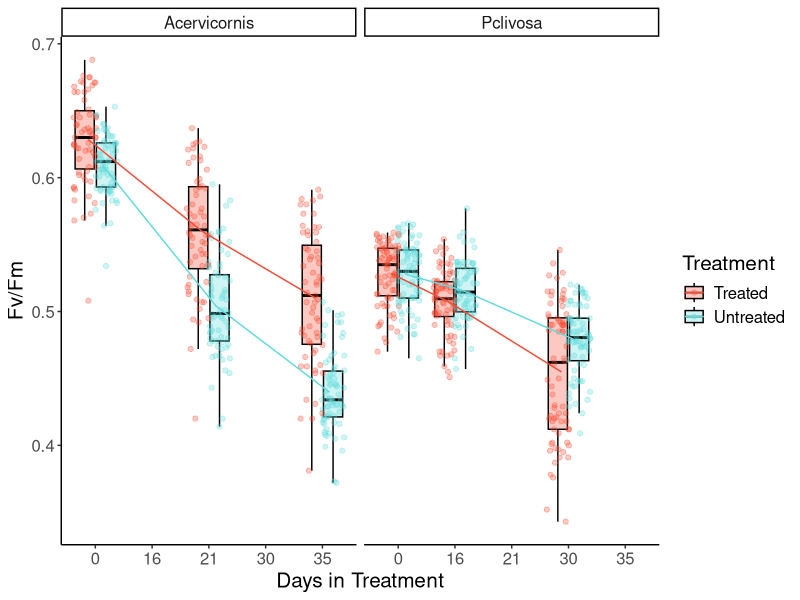
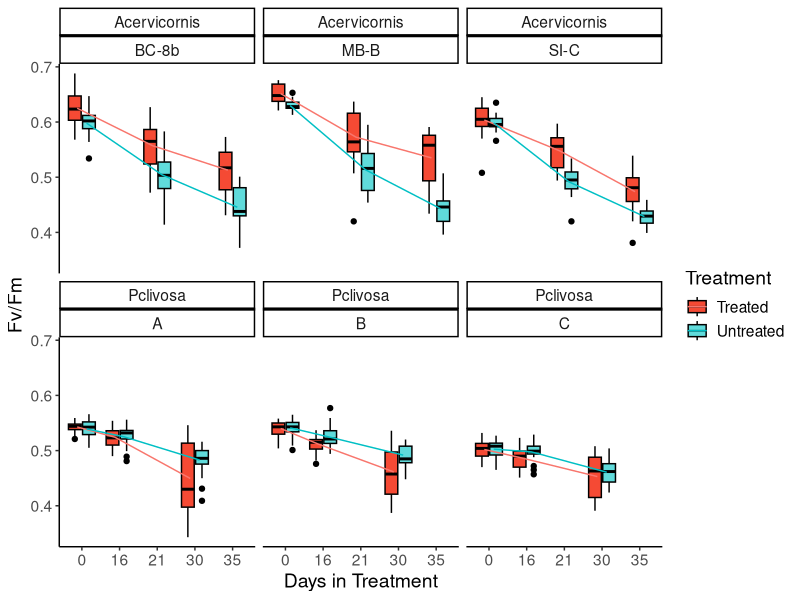
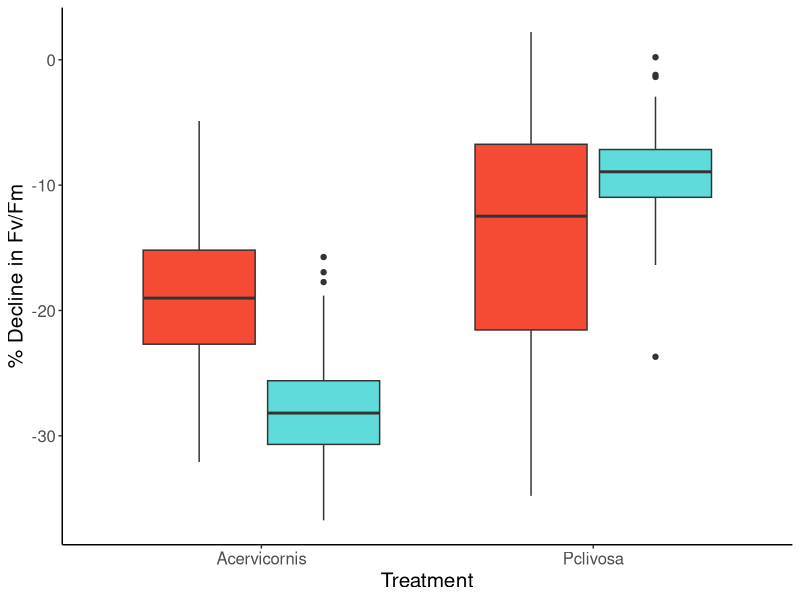
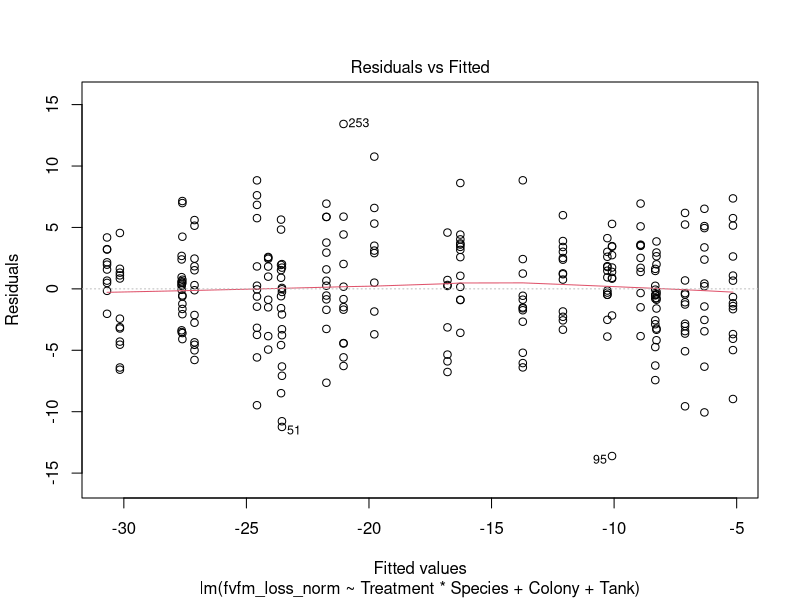
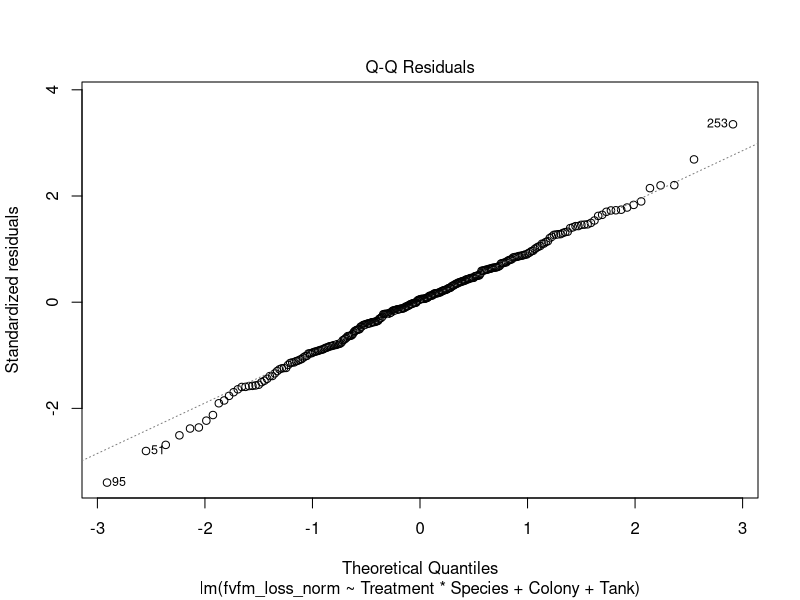
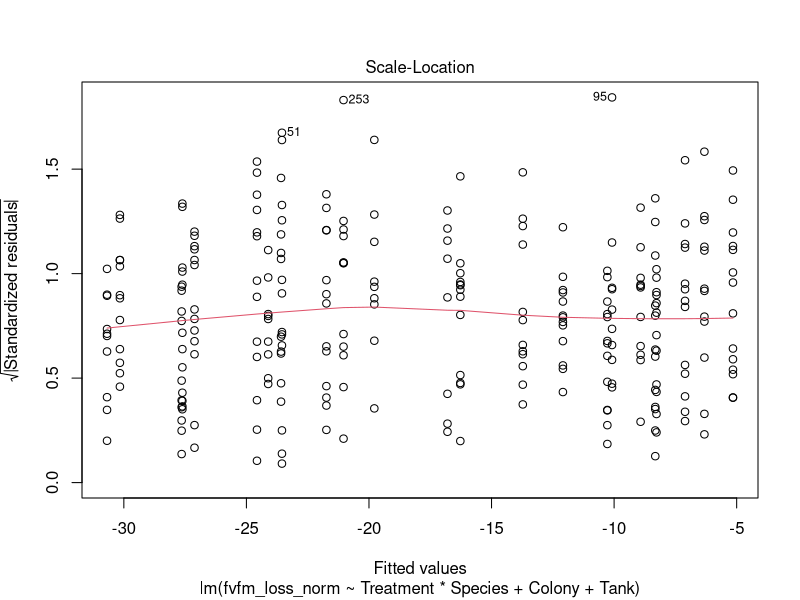
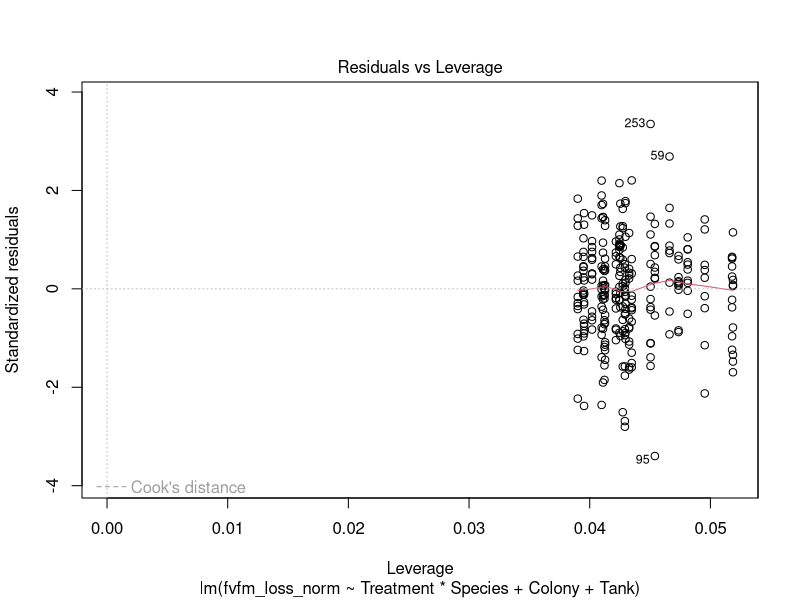
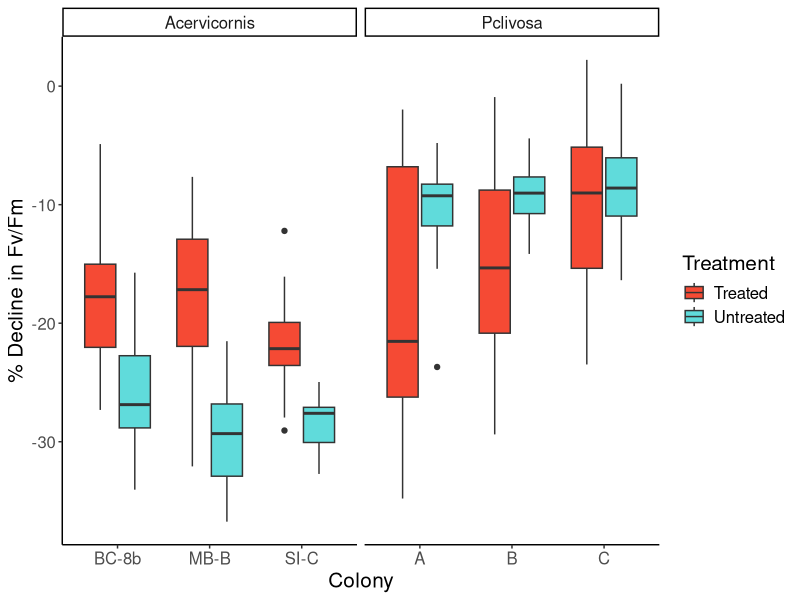

Write the R code that produced these figures, in order.
## ---- chunk 1
library(tidyverse)
library(plotrix)
library(ggpubr)
library(rstatix)
library(cowplot)
## ---- chunk 2
ipam_tidy_data <- read.csv("ipam_tidy_data.csv")

treatment_time_bothspecies <- ipam_tidy_data %>% 
  dplyr::filter(!Treatment_period == "CBASS") %>%
  drop_na(Colony) %>% #this is because there are some corals that never matched up to IPAM values so they're just NA
  dplyr::select(Date, Colony, Puck, Tank, fvfm, Treatment, Species) %>% 
  mutate(Date = mdy(Date)) %>% 
  dplyr::filter(Date <= "2022-04-20") %>% 
  pivot_wider(names_from = Date, values_from = fvfm) %>% 
   mutate(fvfm_t0 = case_when(Species == "Acervicornis" ~ `2022-03-16`,
                                  Species == "Pclivosa" ~ `2022-03-21`)) %>% 
   mutate(fvfm_t1 = case_when(Species == "Acervicornis" ~ `2022-04-06`,
                                  Species == "Pclivosa" ~ `2022-04-06`)) %>% 
   mutate(fvfm_t2 = case_when(Species == "Acervicornis" ~ `2022-04-20`,
                                  Species == "Pclivosa" ~ `2022-04-20`)) %>% 
  pivot_longer(fvfm_t0:fvfm_t2, names_to = "fvfm_timepoint", values_to = "fvfm") %>% 
  mutate(numDays = case_when(fvfm_timepoint == "fvfm_t0" ~ 0,
                             Species == "Pclivosa" & fvfm_timepoint == "fvfm_t1" ~ 16,
                             Species == "Acervicornis" & fvfm_timepoint == "fvfm_t1" ~ 21,
                             Species == "Pclivosa" & fvfm_timepoint == "fvfm_t2" ~ 30,
                             Species == "Acervicornis" & fvfm_timepoint == "fvfm_t2" ~ 35,
                             Species == "Pclivosa" & fvfm_timepoint == "fvfm_t3" ~ 65,
                             Species == "Acervicornis" & fvfm_timepoint == "fvfm_t3" ~ 70))

treatment_normalized_bothspecies <- ipam_tidy_data %>% 
  dplyr::filter(!Treatment_period == "CBASS") %>%
  drop_na(Colony) %>% #this is because there are some corals that never matched up to IPAM values so they're just NA
  dplyr::select(Date, Colony, Puck, Tank, fvfm, Treatment, Species)  %>% 
  mutate(Date = mdy(Date)) %>% 
  dplyr::filter(Date <= "2022-04-20") %>% #pre-CBASS time points
  pivot_wider(names_from = Date, values_from = fvfm) %>% 
  mutate(fvfm_loss = case_when(Species == "Acervicornis" ~ `2022-04-20` - `2022-03-16`,
                               Species == "Pclivosa" ~ `2022-04-20` - `2022-03-21`)) %>% 
  mutate(fvfm_loss_norm = case_when(Species == "Acervicornis" ~ (fvfm_loss/`2022-03-16`)*100,
                               Species == "Pclivosa" ~ (fvfm_loss/`2022-03-21`)*100))

#save data for WGCNA
treatment_normalized_bothspecies %>% 
  select(Colony, Puck, Treatment, Species, fvfm_loss, fvfm_loss_norm) %>% 
  write_csv("treatment_fvfm.csv")

## ---- chunk 3
treatment_time_bothspecies %>% 
  select(Colony:Species, fvfm_timepoint, fvfm) %>% 
  filter(fvfm_timepoint == "fvfm_t2") %>% #282 corals
  group_by(Species, Colony, Treatment) %>% 
  dplyr::summarise(count = n())
## ---- chunk 4
treatment_time_bothspecies %>% 
  dplyr::select(!c(`2022-04-06`:`2022-04-20`)) %>% 
  mutate(numDays = as.factor(numDays)) %>% 
  ggplot(., aes(x=numDays, y=fvfm, fill = Treatment, color = Treatment)) + 
  geom_boxplot(color = "black", outlier.shape = NA, alpha=0.3) + #not removing outliers, just removing the black dots because they are already represented in the geom_point() line
  geom_point(position = position_jitterdodge(), alpha=0.3) +
  stat_summary(fun=mean, geom="line", aes(group=Treatment, color = Treatment), position = position_dodge(width = 0.5)) +
  facet_wrap(~Species) + 
  theme_classic() + 
  labs(y = "Fv/Fm", x = "Days in Treatment") +
  scale_fill_manual(labels=c("Treated", "Untreated"), values = c("#F54A34", "#60DBDB"))  +
  scale_color_manual(labels=c("Treated", "Untreated"), values = c("#F54A34", "#60DBDB")) +
  theme(text = element_text(size = 15)) 
#ggsave("treatment_bothspecies_overtimeboxplots.pdf")
## ---- chunk 5
treatment_time_bothspecies%>% 
  dplyr::select(!c(`2022-04-06`:`2022-04-20`)) %>% 
  mutate(numDays = as.factor(numDays)) %>% 
  ggplot(., aes(x=numDays, y=fvfm, fill = Treatment)) + 
  geom_boxplot(color = "black") +
  stat_summary(fun=mean, geom="line", aes(group=Treatment, color = Treatment), position = position_dodge(width = 0.5)) +
  facet_wrap(~Species + Colony) + 
  theme_classic() + 
  labs(y = "Fv/Fm", x = "Days in Treatment") +
  scale_fill_manual(labels=c("Treated", "Untreated"), values = c("#F54A34", "#60DBDB"))  +
  theme(text = element_text(size = 14))
## ---- chunk 6
treatment_normalized_bothspecies%>% 
  ggplot(., aes(x=Species, y= fvfm_loss_norm, fill= Treatment)) +
  geom_boxplot() + 
  theme_classic() + 
  labs(y = "% Decline in Fv/Fm", x="Treatment") +
  scale_fill_manual(labels=c("Treated", "Untreated"), values = c("#F54A34", "#60DBDB")) +
  theme(text = element_text(size = 15)) + 
  theme(legend.position="none")
  
#ggsave("treatment_normalized_bothspecies_boxplot.pdf")
## ---- chunk 7
str(treatment_normalized_bothspecies)
#make factors: Colony, Puck, Tank, Treatment, Species

treatment_normalized_bothspecies %>% 
  mutate_at(vars(Colony, Puck, Tank, Treatment, Species), factor) -> treatment_normalized_bothspecies
## ---- chunk 8
treat_model_1 <- lm(fvfm_loss_norm ~ Treatment*Species + Colony + Tank, data = treatment_normalized_bothspecies)
treat_model_metrics_1 <- augment(treat_model_1)
plot(treat_model_1)

# assess normality of residuals using Shapiro-Wilk test
shapiro_test(treat_model_metrics_1$.resid) # not significant

# assess homogeneity of variances using Levene's Test
levene_test(.resid ~ Treatment*Species, data = treat_model_metrics_1) #not significant

# identifying outliers
treat_model_metrics_1 %>% 
  filter(abs(.std.resid) > 3) -> treat_outliers_1
# 2 outliers

#remove outliers
treatment_normalized_bothspecies_2wayanova <- treatment_normalized_bothspecies[!rownames(treatment_normalized_bothspecies) %in% treat_outliers_1$.rownames,]

#two corals were indeed removed from data frame
## ---- chunk 9
aov(fvfm_loss_norm ~ Treatment*Species, data = treatment_normalized_bothspecies_2wayanova)

summary(aov(fvfm_loss_norm ~ Treatment*Species, data = treatment_normalized_bothspecies_2wayanova))

#capture.output(summary(aov(fvfm_loss_norm ~ Treatment*Species, data = treatment_normalized_bothspecies)), file = "fvfm_loss_norm_bothspecies_anova_table.csv")

TukeyHSD(aov(fvfm_loss_norm ~ Treatment*Species, data = treatment_normalized_bothspecies_2wayanova))
         
#capture.output(TukeyHSD(aov(fvfm_loss_norm ~ Treatment*Species, data = treatment_normalized_bothspecies)), file = "fvfm_loss_norm_bothspecies_anova_tukey.csv")
## ---- chunk 10
treatment_normalized_bothspecies%>% 
  ggplot(., aes(x=Colony, y= fvfm_loss_norm, fill=Treatment)) +
  geom_boxplot() + 
  theme_classic() + labs(y = "% Decline in Fv/Fm", x="Colony") +
  scale_fill_manual(labels=c("Treated", "Untreated"), values = c("#F54A34", "#60DBDB"))  +
  theme(text = element_text(size = 15)) + 
  facet_wrap(~Species, scales = "free_x")
#ggsave("treatment_normalized_genotypes_boxplot.pdf")
## ---- chunk 11
treat_model_2 <- lm(fvfm_loss_norm ~ Treatment*Species*Colony + Tank, data = treatment_normalized_bothspecies)
treat_model_metrics_2 <- augment(treat_model_2)
plot(treat_model_2)

# assess normality of residuals using Shapiro-Wilk test
shapiro_test(treat_model_metrics_2$.resid) # not significant

# assess homogeneity of variances using Levene's Test
levene_test(.resid ~ Treatment*Species*Colony, data = treat_model_metrics_2) #not significant

# identifying outliers
treat_model_metrics_2 %>% 
  filter(abs(.std.resid) > 3) -> treat_outliers_2
# 2 outliers

#remove outliers
treatment_normalized_bothspecies_3wayanova <- treatment_normalized_bothspecies[!rownames(treatment_normalized_bothspecies) %in% treat_outliers_2$.rownames,]
## ---- chunk 12
aov(fvfm_loss_norm ~ Treatment*Species*Colony, data = treatment_normalized_bothspecies_3wayanova)

summary(aov(fvfm_loss_norm ~ Treatment*Species*Colony, data = treatment_normalized_bothspecies_3wayanova))

#capture.output(summary(aov(fvfm_loss_norm ~ Treatment*Species*Colony, data = treatment_normalized_bothspecies_3wayanova)), file = "fvfm_loss_norm_bothspeciesgenet_anova_table.csv")

TukeyHSD(aov(fvfm_loss_norm ~ Treatment*Species*Colony, data = treatment_normalized_bothspecies_3wayanova))
         
#capture.output(TukeyHSD(aov(fvfm_loss_norm ~ Treatment*Species*Colony, data = treatment_normalized_bothspecies_3wayanova)), file = "fvfm_loss_norm_bothspeciesgenet_anova_tukey.csv")
## ---- chunk 13
p1<-treatment_normalized_bothspecies %>% 
  drop_na(fvfm_loss_norm) %>% 
  group_by(Species, Treatment) %>% 
  mutate(mean_fvfmlossnorm = mean(fvfm_loss_norm), se_fvfmlossnorm = std.error(fvfm_loss_norm)) %>% 
  ggplot(., aes(x = Treatment, y = mean_fvfmlossnorm)) +
  theme_classic()+
  geom_jitter(aes(y=fvfm_loss_norm, color = Treatment, fill = Treatment),
              position=position_dodge(width=0.8),
              alpha=0.1, pch = 21,
              color = "black") +
  geom_errorbar(aes(x = Treatment, ymax = mean_fvfmlossnorm+se_fvfmlossnorm, ymin = mean_fvfmlossnorm-se_fvfmlossnorm, color = Treatment), width = .1, position = position_dodge(width=0.8)) +
  scale_color_manual(labels=c("Treated", "Untreated"), values = c("#F54A34", "#60DBDB")) +
  geom_point(mapping = aes(x = Treatment, fill = Treatment), size = 2.5, pch = 21, color = "black", position = position_dodge(width=0.8))+
  scale_fill_manual(labels=c("Treated", "Untreated"), values = c("#F54A34", "#60DBDB")) +
  xlab("Treatment")+
  ylab("% Decline in Fv/Fm")+
  facet_wrap(~Species, scales = "free_x") +
  theme(text = element_text(size = 15)) +
  ylim(-4,40) +
  theme(legend.position="none")
## ---- chunk 14
p2<-treatment_normalized_bothspecies %>% 
  drop_na(fvfm_loss_norm) %>% 
  group_by(Species, Treatment, Colony) %>% 
  mutate(mean_fvfmlossnorm = mean(fvfm_loss_norm), se_fvfmlossnorm = std.error(fvfm_loss_norm)) %>% 
  ggplot(., aes(x = Colony, y = mean_fvfmlossnorm)) +
  theme_classic()+
  geom_jitter(aes(y=fvfm_loss_norm, color = Treatment, fill = Treatment),
              position=position_dodge(width=0.8),
              alpha=0.1, pch = 21,
              color = "black") +
  geom_errorbar(aes(x = Colony, ymax = mean_fvfmlossnorm+se_fvfmlossnorm, ymin = mean_fvfmlossnorm-se_fvfmlossnorm, color = Treatment), width = .1, position = position_dodge(width=0.8)) +
  scale_color_manual(labels=c("Treated", "Untreated"), values = c("#F54A34", "#60DBDB")) +
  geom_point(mapping = aes(x = Colony, fill = Treatment), size = 2.5, pch = 21, color = "black", position = position_dodge(width=0.8))+
  scale_fill_manual(labels=c("Treated", "Untreated"), values = c("#F54A34", "#60DBDB")) +
  xlab("Colony")+
  ylab("% Decline in Fv/Fm")+
  facet_wrap(~Species, scales = "free_x") +
  ylim(-4,40) +
  theme(text = element_text(size = 15))
## ---- chunk 15
plot_grid(p1, p2, rel_widths = c(1.5,2))
#ggsave("treatment_percentfvfmloss_dotplot.pdf", width = 12, height = 5)
